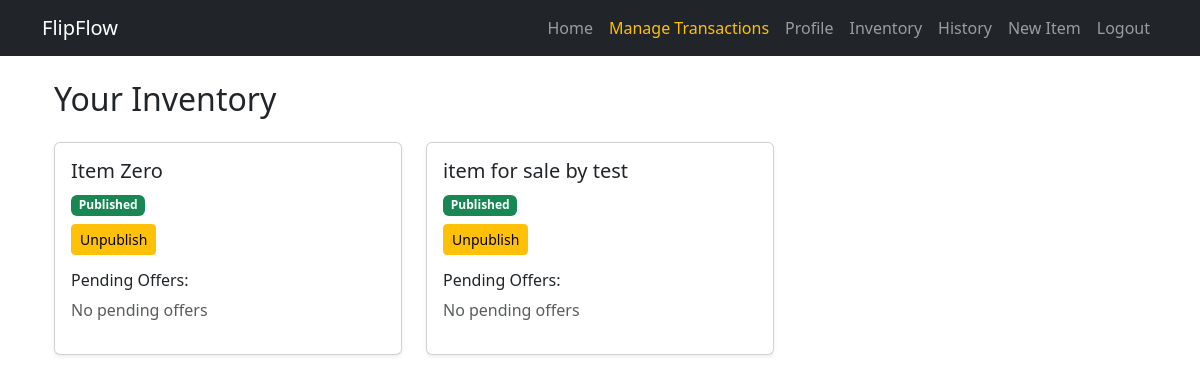
The page /Market/inventory/ (signed in) on the database as committed earlier.
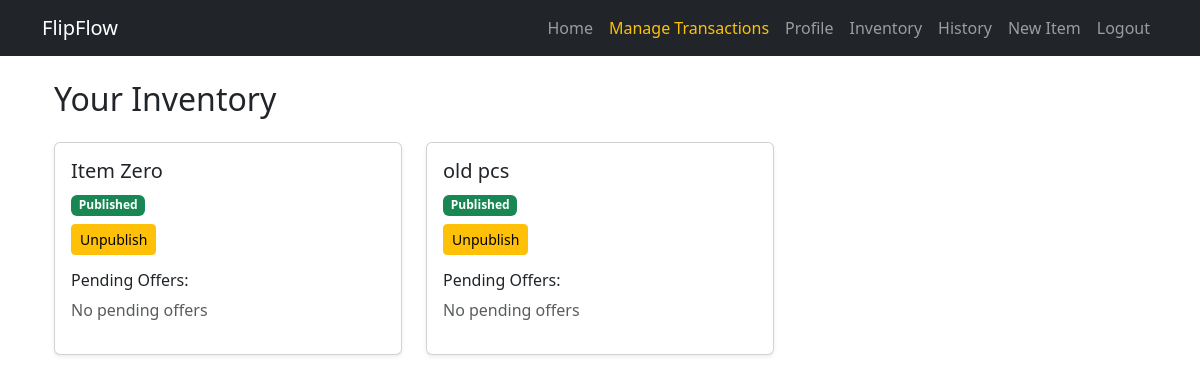
The same page on the database as committed later.
### Item/models.py (models this page shows, shortened)
class Item(models.Model):
    Item_name= models.CharField(max_length=100, verbose_name="Item Name")
    Item_img = models.ImageField(upload_to=custom_upload_to,blank=True,null=True)
    Item_owner=models.ForeignKey(User,blank=True, null=True,verbose_name=_("Item Owner"), on_delete=models.CASCADE,related_name='item_owner')
    Item_description= models.TextField(verbose_name="Item Description")
    Item_price= models.DecimalField(max_digits=10, decimal_places=2, verbose_name="Item Price")
    Item_quantity= models.IntegerField(verbose_name="Item Quantity")
    Item_published=models.BooleanField(_("Item Published"), default=False, help_text=_("Is this item published?"))
    Item_createdat=models.DateTimeField(_("Item Created At"), auto_now_add=True)
    Item_category=models.ForeignKey('Category',on_delete=models.CASCADE,blank=True,null=True)
    Item_slug = models.SlugField(blank=True,null=True,unique=True)
    class Meta:
        verbose_name = _("Item")
        verbose_name_plural = _("Items")

### Market/views.py (the view, shortened to what this page needs)
# urls.py: path('inventory/', views.inventory, name='inventory'),
@login_required
def inventory(request):
    user_items = Item.objects.filter(Item_owner=request.user)
    pending_offers = Transaction.objects.filter(
        user_to=request.user, transaction_type='buy', transaction_status='pending'
    )
    return render(request, "inventory.html", {"items": user_items, "offers": pending_offers})

### Market/templates/inventory.html (shortened to what this page needs)
{% extends "base.html" %}
{% block body %}
<div class="container mt-4">
    <h2 class="mb-4">Your Inventory</h2>
    <div class="row">
        {% for item in items %}
        <div class="col-md-4">
            <div class="card mb-4 shadow-sm">
                <div class="card-body">
                    <h5 class="card-title">{{ item.Item_name }}</h5>
                    {% if item.Item_published %}
                        <span class="badge bg-success">Published</span>
                    {% else %}
                        <span class="badge bg-danger">Unpublished</span>
                    {% endif %}
                    <form method="POST" class="mt-2">
                        {% if item.Item_published %}
                            <button type="submit" name="action" value="unpublish" class="btn btn-warning btn-sm">Unpublish</button>
                        {% else %}
                            <button type="submit" name="action" value="publish" class="btn btn-success btn-sm">Publish</button>
                        {% endif %}
                    </form>
                    <h6 class="mt-3">Pending Offers:</h6>
                    {% for offer in offers %}
                        {% if offer.items.id == item.id %}
                            <div class="border p-2 mb-2">
                                <p class="mb-1">
                                    <strong>${{ offer.amount }}</strong> from <em>{{ offer.user_from }}</em>
                                </p>
                                <a href="{% url 'Market:sell' offer.id %}" class="btn btn-primary btn-sm">Review Offer</a>
                            </div>
                        {% endif %}
                    {% empty %}
                        <p class="text-muted">No pending offers</p>
                    {% endfor %}
                </div>
            </div>
        </div>
        {% empty %}
        <p class="text-muted">You have no items in your inventory.</p>
        {% endfor %}
    </div>
</div>
{% endblock %}

Rows that differ between the two databases and show on the page:
no longer on this page (row edited): Item: Item_name "item for sale by test", Item_published "Published"
added Item: Item_name "old pcs", Item_published "Published"
